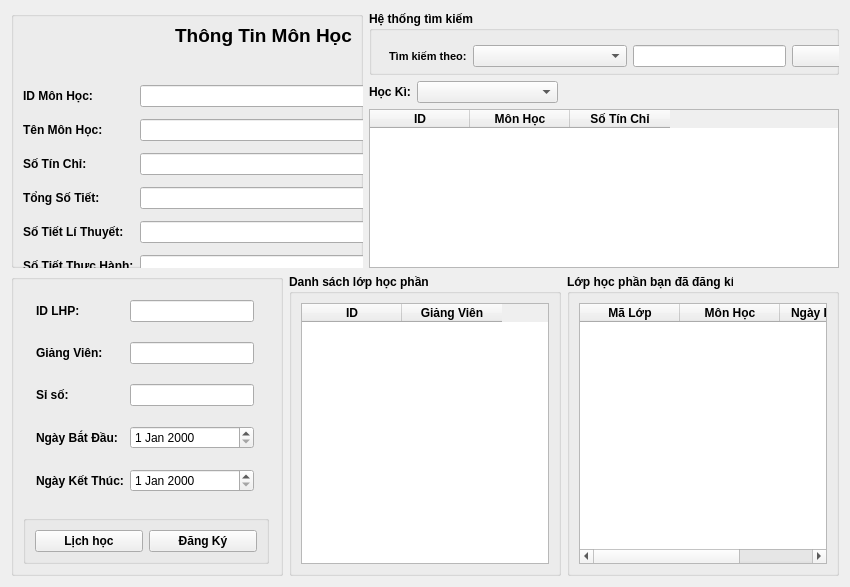
               <widget class="QWidget" name="page_MonHocSV">
                <layout class="QHBoxLayout" name="horizontalLayout_95">
                 <item>
                  <layout class="QVBoxLayout" name="verticalLayout_53" stretch="3,3">
                   <item>
                    <layout class="QHBoxLayout" name="horizontalLayout_83" stretch="3,4">
                     <item>
                      <layout class="QVBoxLayout" name="verticalLayout_54" stretch="0">
                       <item>
                        <widget class="QGroupBox" name="groupBox_41">
                         <property name="title">
                          <string/>
                         </property>
                         <widget class="QWidget" name="layoutWidget_3">
                          <property name="geometry">
                           <rect>
                            <x>2</x>
                            <y>-7</y>
                            <width>501</width>
                            <height>321</height>
                           </rect>
                          </property>
                          <layout class="QVBoxLayout" name="verticalLayout_55" stretch="1,4">
                           <item>
                            <layout class="QHBoxLayout" name="horizontalLayout_84">
                             <item>
                              <widget class="QLabel" name="label_13">
                               <property name="font">
                                <font>
                                 <pointsize>14</pointsize>
                                 <weight>75</weight>
                                 <bold>true</bold>
                                </font>
                               </property>
                               <property name="text">
                                <string>Thông Tin Môn Học</string>
                               </property>
                               <property name="alignment">
                                <set>Qt::AlignCenter</set>
                               </property>
                              </widget>
                             </item>
                            </layout>
                           </item>
                           <item>
                            <layout class="QHBoxLayout" name="horizontalLayout_97">
                             <item>
                              <layout class="QFormLayout" name="formLayout_28">
                               <property name="verticalSpacing">
                                <number>12</number>
                               </property>
                               <property name="leftMargin">
                                <number>10</number>
                               </property>
                               <property name="topMargin">
                                <number>12</number>
                               </property>
                               <property name="rightMargin">
                                <number>10</number>
                               </property>
                               <property name="bottomMargin">
                                <number>0</number>
                               </property>
                               <item row="0" column="0">
                                <widget class="QLabel" name="iDMNHCLabel">
                                 <property name="font">
                                  <font>
                                   <weight>75</weight>
                                   <bold>true</bold>
                                  </font>
                                 </property>
                                 <property name="text">
                                  <string>ID Môn Học:</string>
                                 </property>
                                </widget>
                               </item>
                               <item row="0" column="1">
                                <widget class="QLineEdit" name="fi_IDMH_11">
                                 <property name="font">
                                  <font>
                                   <family>MS Shell Dlg 2</family>
                                   <weight>50</weight>
                                   <bold>false</bold>
                                  </font>
                                 </property>
                                </widget>
                               </item>
                               <item row="1" column="0">
                                <widget class="QLabel" name="tNMNHCLabel">
                                 <property name="font">
                                  <font>
                                   <weight>75</weight>
                                   <bold>true</bold>
                                  </font>
                                 </property>
                                 <property name="text">
                                  <string>Tên Môn Học:</string>
                                 </property>
                                </widget>
                               </item>
                               <item row="1" column="1">
                                <widget class="QLineEdit" name="fi_TenMH_11">
                                 <property name="font">
                                  <font>
                                   <weight>50</weight>
                                   <bold>false</bold>
                                  </font>
                                 </property>
                                </widget>
                               </item>
                               <item row="2" column="0">
                                <widget class="QLabel" name="sTNChLabel">
                                 <property name="font">
                                  <font>
                                   <weight>75</weight>
                                   <bold>true</bold>
                                  </font>
                                 </property>
                                 <property name="text">
                                  <string>Số Tín Chỉ:</string>
                                 </property>
                                </widget>
                               </item>
                               <item row="2" column="1">
                                <widget class="QLineEdit" name="fi_SoTC_11">
                                 <property name="font">
                                  <font>
                                   <weight>50</weight>
                                   <bold>false</bold>
                                  </font>
                                 </property>
                                </widget>
                               </item>
                               <item row="3" column="0">
                                <widget class="QLabel" name="tNgSTiTLabel">
                                 <property name="font">
                                  <font>
                                   <weight>75</weight>
                                   <bold>true</bold>
                                  </font>
                                 </property>
                                 <property name="text">
                                  <string>Tổng Số Tiết:</string>
                                 </property>
                                </widget>
                               </item>
                               <item row="3" column="1">
                                <widget class="QLineEdit" name="fi_TongSoTiet_11">
                                 <property name="font">
                                  <font>
                                   <weight>50</weight>
                                   <bold>false</bold>
                                  </font>
                                 </property>
                                </widget>
                               </item>
                               <item row="4" column="0">
                                <widget class="QLabel" name="sTiTLThuyTLabel">
                                 <property name="font">
                                  <font>
                                   <weight>75</weight>
                                   <bold>true</bold>
                                  </font>
                                 </property>
                                 <property name="text">
                                  <string>Số Tiết Lí Thuyết:</string>
                                 </property>
                                </widget>
                               </item>
                               <item row="4" column="1">
                                <widget class="QLineEdit" name="fi_TietLiThuyet_11">
                                 <property name="font">
                                  <font>
                                   <weight>50</weight>
                                   <bold>false</bold>
                                  </font>
                                 </property>
                                </widget>
                               </item>
                               <item row="5" column="0">
                                <widget class="QLabel" name="sTiTThCHNhLabel">
                                 <property name="font">
                                  <font>
                                   <weight>75</weight>
                                   <bold>true</bold>
                                  </font>
                                 </property>
                                 <property name="text">
                                  <string>Số Tiết Thực Hành:</string>
                                 </property>
                                </widget>
                               </item>
                               <item row="5" column="1">
                                <widget class="QLineEdit" name="fi_TietThucHanh_11">
                                 <property name="font">
                                  <font>
                                   <weight>50</weight>
                                   <bold>false</bold>
                                  </font>
                                 </property>
                                </widget>
                               </item>
                              </layout>
                             </item>
                            </layout>
                           </item>
                          </layout>
                         </widget>
                        </widget>
                       </item>
                      </layout>
                     </item>
                     <item>
                      <layout class="QVBoxLayout" name="verticalLayout_58" stretch="2,1,5">
                       <item>
                        <layout class="QHBoxLayout" name="horizontalLayout_86">
                         <item>
                          <widget class="QGroupBox" name="groupBox_45">
                           <property name="font">
                            <font>
                             <weight>75</weight>
                             <bold>true</bold>
                            </font>
                           </property>
                           <property name="title">
                            <string>Hệ thống tìm kiếm</string>
                           </property>
                           <widget class="QWidget" name="horizontalLayoutWidget_18">
                            <property name="geometry">
                             <rect>
                              <x>10</x>
                              <y>20</y>
                              <width>661</width>
                              <height>51</height>
                             </rect>
                            </property>
                            <layout class="QHBoxLayout" name="horizontalLayout_87" stretch="1,2,2,2,1">
                             <property name="leftMargin">
                              <number>10</number>
                             </property>
                             <property name="rightMargin">
                              <number>8</number>
                             </property>
                             <item>
                              <widget class="QLabel" name="label_14">
                               <property name="font">
                                <font>
                                 <pointsize>8</pointsize>
                                 <weight>75</weight>
                                 <bold>true</bold>
                                </font>
                               </property>
                               <property name="text">
                                <string>Tìm kiếm theo:</string>
                               </property>
                              </widget>
                             </item>
                             <item>
                              <widget class="QComboBox" name="cbo_TimMH_11">
                               <property name="font">
                                <font>
                                 <weight>50</weight>
                                 <bold>false</bold>
                                </font>
                               </property>
                              </widget>
                             </item>
                             <item>
                              <widget class="QLineEdit" name="txt_TimMH_11"/>
                             </item>
                             <item>
                              <widget class="QPushButton" name="btn_TimMH_11">
                               <property name="font">
                                <font>
                                 <weight>75</weight>
                                 <bold>true</bold>
                                </font>
                               </property>
                               <property name="text">
                                <string>Tìm</string>
                               </property>
                              </widget>
                             </item>
                             <item>
                              <widget class="QPushButton" name="btn_AllMH_11">
                               <property name="font">
                                <font>
                                 <weight>75</weight>
                                 <bold>true</bold>
                                </font>
                               </property>
                               <property name="text">
                                <string>All</string>
                               </property>
                              </widget>
                             </item>
                            </layout>
                           </widget>
                          </widget>
                         </item>
                        </layout>
                       </item>
                       <item>
                        <layout class="QHBoxLayout" name="horizontalLayout_106" stretch="0,2,4">
                         <item>
                          <widget class="QLabel" name="label_26">
                           <property name="font">
                            <font>
                             <weight>75</weight>
                             <bold>true</bold>
                            </font>
                           </property>
                           <property name="text">
                            <string>Học Kì:</string>
                           </property>
                          </widget>
                         </item>
                         <item>
                          <widget class="QComboBox" name="cbo_hocki_11">
                           <property name="font">
                            <font>
                             <weight>50</weight>
                             <bold>false</bold>
                            </font>
                           </property>
                          </widget>
                         </item>
                         <item>
                          <spacer name="horizontalSpacer_11">
                           <property name="orientation">
                            <enum>Qt::Horizontal</enum>
                           </property>
                           <property name="sizeHint" stdset="0">
                            <size>
                             <width>40</width>
                             <height>20</height>
                            </size>
                           </property>
                          </spacer>
                         </item>
                        </layout>
                       </item>
                       <item>
                        <layout class="QHBoxLayout" name="horizontalLayout_88">
                         <item>
                          <widget class="QTableWidget" name="tbl_MonHoc_11">
                           <property name="font">
                            <font>
                             <family>MS Shell Dlg 2</family>
                             <pointsize>9</pointsize>
                             <weight>50</weight>
                             <italic>false</italic>
                             <bold>false</bold>
                            </font>
                           </property>
                           <property name="styleSheet">
                            <string notr="true"/>
                           </property>
                           <column>
                            <property name="text">
                             <string>ID</string>
                            </property>
                            <property name="font">
                             <font>
                              <weight>75</weight>
                              <bold>true</bold>
                             </font>
                            </property>
                           </column>
                           <column>
                            <property name="text">
                             <string>Môn Học</string>
                            </property>
                            <property name="font">
                             <font>
                              <weight>75</weight>
                              <bold>true</bold>
                             </font>
                            </property>
                           </column>
                           <column>
                            <property name="text">
                             <string>Số Tín Chỉ</string>
                            </property>
                            <property name="font">
                             <font>
                              <weight>75</weight>
                              <bold>true</bold>
                             </font>
                            </property>
                           </column>
                          </widget>
                         </item>
                        </layout>
                       </item>
                      </layout>
                     </item>
                    </layout>
                   </item>
                   <item>
                    <layout class="QHBoxLayout" name="horizontalLayout_89" stretch="3">
                     <item>
                      <layout class="QHBoxLayout" name="horizontalLayout_90" stretch="2,2,2">
                       <item>
                        <layout class="QVBoxLayout" name="verticalLayout_59" stretch="4">
                         <item>
                          <widget class="QGroupBox" name="groupBox_46">
                           <property name="title">
                            <string/>
                           </property>
                           <layout class="QHBoxLayout" name="horizontalLayout_91">
                            <property name="rightMargin">
                             <number>11</number>
                            </property>
                            <item>
                             <layout class="QVBoxLayout" name="verticalLayout_60" stretch="2,1">
                              <item>
                               <layout class="QFormLayout" name="formLayout_27">
                                <property name="verticalSpacing">
                                 <number>20</number>
                                </property>
                                <property name="leftMargin">
                                 <number>13</number>
                                </property>
                                <property name="topMargin">
                                 <number>11</number>
                                </property>
                                <property name="rightMargin">
                                 <number>15</number>
                                </property>
                                <property name="bottomMargin">
                                 <number>17</number>
                                </property>
                                <item row="0" column="0">
                                 <widget class="QLabel" name="iDLHPLabel_2">
                                  <property name="font">
                                   <font>
                                    <weight>75</weight>
                                    <bold>true</bold>
                                   </font>
                                  </property>
                                  <property name="text">
                                   <string>ID LHP:</string>
                                  </property>
                                 </widget>
                                </item>
                                <item row="0" column="1">
                                 <widget class="QLineEdit" name="fi_IDLop_11">
                                  <property name="font">
                                   <font>
                                    <weight>50</weight>
                                    <bold>false</bold>
                                   </font>
                                  </property>
                                 </widget>
                                </item>
                                <item row="1" column="0">
                                 <widget class="QLabel" name="giNgViNLabel_4">
                                  <property name="font">
                                   <font>
                                    <weight>75</weight>
                                    <bold>true</bold>
                                   </font>
                                  </property>
                                  <property name="text">
                                   <string>Giảng Viên:</string>
                                  </property>
                                 </widget>
                                </item>
                                <item row="1" column="1">
                                 <widget class="QLineEdit" name="fi_GiangVien_11">
                                  <property name="font">
                                   <font>
                                    <weight>50</weight>
                                    <bold>false</bold>
                                   </font>
                                  </property>
                                 </widget>
                                </item>
                                <item row="2" column="0">
                                 <widget class="QLabel" name="sSLabel_4">
                                  <property name="font">
                                   <font>
                                    <weight>75</weight>
                                    <bold>true</bold>
                                   </font>
                                  </property>
                                  <property name="text">
                                   <string>Sỉ số:</string>
                                  </property>
                                 </widget>
                                </item>
                                <item row="2" column="1">
                                 <widget class="QLineEdit" name="fi_SiSo_11">
                                  <property name="font">
                                   <font>
                                    <weight>50</weight>
                                    <bold>false</bold>
                                   </font>
                                  </property>
                                 </widget>
                                </item>
                                <item row="3" column="0">
                                 <widget class="QLabel" name="ngYBDLabel_2">
                                  <property name="font">
                                   <font>
                                    <weight>75</weight>
                                    <bold>true</bold>
                                   </font>
                                  </property>
                                  <property name="text">
                                   <string>Ngày Bắt Đầu:</string>
                                  </property>
                                 </widget>
                                </item>
                                <item row="3" column="1">
                                 <widget class="QDateEdit" name="fi_NgayBatDau_11">
                                  <property name="font">
                                   <font>
                                    <weight>50</weight>
                                    <bold>false</bold>
                                   </font>
                                  </property>
                                 </widget>
                                </item>
                                <item row="4" column="0">
                                 <widget class="QLabel" name="ngYKTLabel_2">
                                  <property name="font">
                                   <font>
                                    <weight>75</weight>
                                    <bold>true</bold>
                                   </font>
                                  </property>
                                  <property name="text">
                                   <string>Ngày Kết Thúc:</string>
                                  </property>
                                 </widget>
                                </item>
                                <item row="4" column="1">
                                 <widget class="QDateEdit" name="fi_NgayKetThuc_11">
                                  <property name="font">
                                   <font>
                                    <weight>50</weight>
                                    <bold>false</bold>
                                   </font>
                                  </property>
                                 </widget>
                                </item>
                               </layout>
                              </item>
                              <item>
                               <layout class="QHBoxLayout" name="horizontalLayout_92">
                                <item>
                                 <widget class="QGroupBox" name="groupBox_47">
                                  <property name="title">
                                   <string/>
                                  </property>
                                  <layout class="QHBoxLayout" name="horizontalLayout_93">
                                   <item>
                                    <widget class="QPushButton" name="btn_DatLichHoc_3">
                                     <property name="font">
                                      <font>
                                       <weight>75</weight>
                                       <bold>true</bold>
                                      </font>
                                     </property>
                                     <property name="text">
                                      <string>Lịch học</string>
                                     </property>
                                    </widget>
                                   </item>
                                   <item>
                                    <widget class="QPushButton" name="btn_DangKy_11">
                                     <property name="font">
                                      <font>
                                       <weight>75</weight>
                                       <bold>true</bold>
                                      </font>
                                     </property>
                                     <property name="text">
                                      <string>Đăng Ký</string>
                                     </property>
                                    </widget>
                                   </item>
                                  </layout>
                                 </widget>
                                </item>
                               </layout>
                              </item>
                             </layout>
                            </item>
                           </layout>
                          </widget>
                         </item>
                        </layout>
                       </item>
                       <item>
                        <layout class="QVBoxLayout" name="verticalLayout_61">
                         <item>
                          <widget class="QGroupBox" name="groupBox_48">
                           <property name="font">
                            <font>
                             <weight>75</weight>
                             <bold>true</bold>
                            </font>
                           </property>
                           <property name="title">
                            <string>Danh sách lớp học phần</string>
                           </property>
                           <layout class="QHBoxLayout" name="horizontalLayout_94">
                            <item>
                             <widget class="QTableWidget" name="tbl_LopHocPhan_11">
                              <property name="font">
                               <font>
                                <weight>50</weight>
                                <bold>false</bold>
                               </font>
                              </property>
                              <property name="styleSheet">
                               <string notr="true"/>
                              </property>
                              <column>
                               <property name="text">
                                <string>ID</string>
                               </property>
                               <property name="font">
                                <font>
                                 <weight>75</weight>
                                 <bold>true</bold>
                                </font>
                               </property>
                              </column>
                              <column>
                               <property name="text">
                                <string>Giảng Viên</string>
                               </property>
                               <property name="font">
                                <font>
                                 <weight>75</weight>
                                 <bold>true</bold>
                                </font>
                               </property>
                              </column>
                             </widget>
                            </item>
                           </layout>
                          </widget>
                         </item>
                        </layout>
                       </item>
                       <item>
                        <layout class="QHBoxLayout" name="horizontalLayout_85">
                         <item>
                          <widget class="QGroupBox" name="groupBox_59">
                           <property name="font">
                            <font>
                             <weight>75</weight>
                             <bold>true</bold>
                            </font>
                           </property>
                           <property name="title">
                            <string>Lớp học phần bạn đã đăng kí</string>
                           </property>
                           <layout class="QVBoxLayout" name="verticalLayout_62">
                            <item>
                             <widget class="QTableWidget" name="tbl_LopHocDK_11">
                              <property name="font">
                               <font>
                                <weight>50</weight>
                                <bold>false</bold>
                               </font>
                              </property>
                              <column>
                               <property name="text">
                                <string>Mã Lớp</string>
                               </property>
                               <property name="font">
                                <font>
                                 <weight>75</weight>
                                 <bold>true</bold>
                                </font>
                               </property>
                              </column>
                              <column>
                               <property name="text">
                                <string>Môn Học</string>
                               </property>
                               <property name="font">
                                <font>
                                 <weight>75</weight>
                                 <bold>true</bold>
                                </font>
                               </property>
                              </column>
                              <column>
                               <property name="text">
                                <string>Ngày Bắt Đầu</string>
                               </property>
                               <property name="font">
                                <font>
                                 <weight>75</weight>
                                 <bold>true</bold>
                                </font>
                               </property>
                              </column>
                             </widget>
                            </item>
                           </layout>
                          </widget>
                         </item>
                        </layout>
                       </item>
                      </layout>
                     </item>
                    </layout>
                   </item>
                  </layout>
                 </item>
                </layout>
               </widget>
